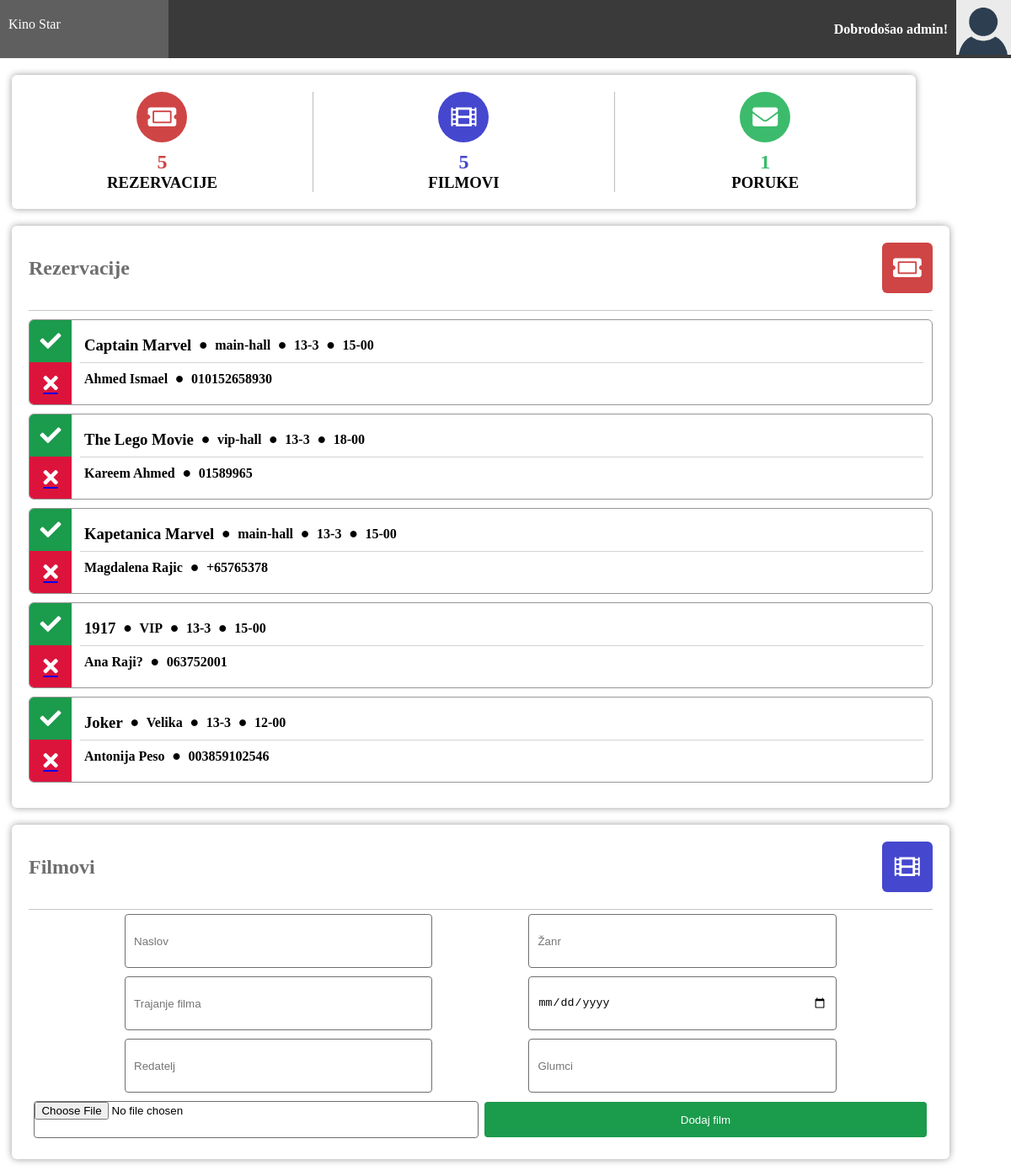
/admin/admin.php, run on the app's committed database.
### tables this page shows
CREATE TABLE `bookingtable` (
  `bookingID` int(11) NOT NULL,
  `movieName` varchar(100) DEFAULT NULL,
  `bookingTheatre` varchar(100) NOT NULL,
  `bookingType` varchar(100) DEFAULT NULL,
  `bookingDate` varchar(50) NOT NULL,
  `bookingTime` varchar(50) NOT NULL,
  `bookingFName` varchar(100) NOT NULL,
  `bookingLName` varchar(100) DEFAULT NULL,
  `bookingPNumber` varchar(12) NOT NULL
);

### admin/admin.php (the view, shortened to what this page needs)
<!DOCTYPE html>
<html lang="en">
<head>
    <link rel="stylesheet" href="../style/styles.css">
    <link rel="stylesheet" href="https://use.fontawesome.com/releases/v5.7.2/css/all.css"
>
</head>
<body>
    <?php
    $link = mysqli_connect("localhost:3306", "fpmoz102019", "csdigital2019", "fpmoz102019");
    $sql = "SELECT * FROM bookingtable";
    $bookingsNo=mysqli_num_rows(mysqli_query($link, $sql));
    $messagesNo=mysqli_num_rows(mysqli_query($link, "SELECT * FROM feedbacktable"));
    $moviesNo=mysqli_num_rows(mysqli_query($link, "SELECT * FROM movietable"));
    ?>
    <div class="admin-section-header">
        <div class="admin-logo">
            Kino Star
        </div>
        <div class="admin-login-info">
            <h4>Dobrodošao admin!<h4>
            <img class="admin-user-avatar" src="../img/avatar.png" alt="">
        </div>
    </div>
    <div class="admin-container">
        <div class="admin-section admin-section1">
            <div class="admin-section-column">
                <div class="admin-section-panel admin-section-stats">
                    <div class="admin-section-stats-panel">
                        <i class="fas fa-ticket-alt" style="background-color: #cf4545"></i>
                        <h2 style="color: #cf4545"><?php echo $bookingsNo ?></h2>
                        <h3>REZERVACIJE</h3>
                    </div>
                    <div class="admin-section-stats-panel">
                        <i class="fas fa-film" style="background-color: #4547cf"></i>
                        <h2 style="color: #4547cf"><?php echo $moviesNo ?></h2>
                        <h3>FILMOVI</h3>
                    </div>
                    <div class="admin-section-stats-panel" style="border: none">
                        <i class="fas fa-envelope" style="background-color: #3cbb6c"></i>
                        <h2 style="color: #3cbb6c"><?php echo $messagesNo ?></h2>
                        <h3>PORUKE</h3>
                    </div>
                </div>
                <div class="admin-section-panel admin-section-panel1">
                    <div class="admin-panel-section-header">
                        <h2>Rezervacije</h2>
                        <i class="fas fa-ticket-alt" style="background-color: #cf4545"></i>
                    </div>
                    <div class="admin-panel-section-content">
                        <?php
                        if($result = mysqli_query($link, $sql)){
                            if(mysqli_num_rows($result) > 0){
                                while($row = mysqli_fetch_array($result)){
                                    echo "<div class=\"admin-panel-section-booking-item\">\n";
                                    echo "                            <div class=\"admin-panel-section-booking-response\">\n";
                                    echo "                                <i class=\"fas fa-check accept-booking\" title=\"Verify booking\"></i>\n";
                                    echo "                                <a href='deleteBooking.php?id=".$row['bookingID']."'><i class=\"fas fa-times decline-booking\" title=\"Reject booking\"></i></a>\n";
                                    echo "                            </div>\n";
                                    echo "                            <div class=\"admin-panel-section-booking-info\">\n";
                                    echo "                                <div>\n";
                                    echo "                                    <h3>". $row['movieName'] ."</h3>\n";
                                    echo "                                    <i class=\"fas fa-circle \"></i>\n";
                                    echo "                                    <h4>". $row['bookingTheatre'] ."</h4>\n";
                                    echo "                                    <i class=\"fas fa-circle \"></i>\n";
                                    echo "                                    <h4>". $row['bookingDate'] ."</h4>\n";
                                    echo "                                    <i class=\"fas fa-circle \"></i>\n";
                                    echo "                                    <h4>". $row['bookingTime'] ."</h4>\n";
                                    echo "                                </div>\n";
                                    echo "                                <div>\n";
                                    echo "                                    <h4>". $row['bookingFName'] ." ". $row['bookingLName'] ."</h4>\n";
                                    echo "                                    <i class=\"fas fa-circle\"></i>\n";
                                    echo "                                    <h4>". $row['bookingPNumber'] ."</h4>\n";
                                    echo "                                </div>\n";
                                    echo "                            </div>\n";
                                    echo "                        </div>";
                                }
                            } else{
                                echo '<h4 class="no-annot">No Bookings right now</h4>';
                            }
                        } else{
                            echo "ERROR: Could not able to execute $sql. " . mysqli_error($link);
                        }
                        ?>
                    </div>
                </div>
                <div class="admin-section-panel admin-section-panel2">
                    <div class="admin-panel-section-header">
                        <h2>Filmovi</h2>
                        <i class="fas fa-film" style="background-color: #4547cf"></i>
                    </div>
                    <form action="" method="POST">
                        <input placeholder="Naslov" type="text" name="movieTitle" required>
                        <input placeholder="Žanr" type="text" name="movieGenre" required>
                        <input placeholder="Trajanje filma" type="number" name="movieDuration" required>
                        <input placeholder="Datum izlaska" type="date" name="movieRelDate" required>
                        <input placeholder="Redatelj" type="text" name="movieDirector" required>
                        <input placeholder="Glumci" type="text" name="movieActors" required>
                        <input type="file" name="movieImg" accept="image/*">
                        <button type="submit" value="submit" name="submit" class="form-btn">Dodaj film</button>
                    </form>
                </div>
            </div>
        </div>
    </div>
</body>
</html>

### style/styles.css (style rules this page uses)
* { margin: 0; padding: 0; }
.admin-section-header { color: #FFF; width: 100%; background-color: #3a3a3a; display: grid; grid-template-columns: 1fr 5fr; }
.admin-user-avatar { width: 65px; }
.admin-login-info { display: flex; align-items: center; justify-content: flex-end; }
.admin-login-info img { margin-left: 10px; }
.admin-logo { padding: 20px 10px; background-color: #5f5f5f; }
.admin-container { display: flex; grid-template-columns: 1fr 5fr; }
.admin-section1 { display: flex; flex-wrap: wrap; padding: 0 4px; width: 100%; }
.admin-section-column { flex: 90%; max-width: 90%; padding: 0 10px; }
.admin-section-panel { width: 100%; vertical-align: middle; background-color: #FFF; -webkit-border-radius: 6px; -moz-border-radius: 6px; border-radius: 6px; -webkit-box-shadow: 0px 0px 9px 0px rgba(0, 0, 0, 0.40); -moz-box-shadow: 0px 0px 9px 0px rgba(0, 0, 0, 0.40); box-shadow: 0px 0px 9px 0px rgba(0, 0, 0, 0.40); padding: 20px; margin: 20px 0; }
.admin-panel-section-header { display: flex; align-items: center; justify-content: flex-start; padding-bottom: 20px; border-bottom: #c7c7c7 1px solid; }
.admin-panel-section-header>h2 { color: #6e6e6e; }
.admin-panel-section-header>i { text-align: center; font-size: 30px; color: white; height: 60px; width: 60px; border-radius: 10%; line-height: 60px; transition: all 0.5s ease; margin-left: auto; cursor: pointer; }
.admin-section-stats { display: flex; padding: 20px 0; }
.admin-section-stats-panel { flex: 25%; max-width: 40%; text-align: center; border-right: #bdbdbd 1px solid; }
.admin-section-stats-panel>i { font-size: 30px; color: white; height: 60px; width: 60px; border-radius: 50%; line-height: 60px; transition: all 0.5s ease; margin-bottom: 10px; }
.admin-panel-section-booking-item { background-color: none; -webkit-border-radius: 6px; -moz-border-radius: 6px; border-radius: 6px; border: #969696 1px solid; margin: 10px 0; overflow: hidden; display: flex; transition: all 0.6s ease; }
.admin-panel-section-booking-response i { font-size: 25px; height: 50px; width: 50px; color: #FFF; line-height: 50px; text-align: center; display: block; cursor: pointer; }
.admin-panel-section-booking-response .accept-booking { background-color: #1b9b4c; }
.admin-panel-section-booking-response .decline-booking { background-color: #dc143c; }
.admin-panel-section-booking-info { margin: 10px 10px; display: flex; flex: 100%; flex-direction: column; justify-content: center; }
.admin-panel-section-booking-info div:first-child { border-bottom: #d3d3d3 1px solid; }
.admin-panel-section-booking-info>div { height: 100%; display: flex; }
.admin-panel-section-booking-info>div>* { display: inline-block; margin: auto 5px; }
.admin-panel-section-booking-info>div .fa-circle { font-size: 8px; }
.admin-section-panel2 form { display: flex; justify-content: space-evenly; flex-wrap: wrap; align-items: center; }
.admin-section-panel2 form input { border-radius: 4px; border: 1px solid #6e6e6e; padding: 10px; width: 32%; height: 42px; margin: 5px 0; }
.admin-section-panel2 form input[type="file"] { width: 49%; padding: 0; }
.admin-section-panel2 form button { border-radius: 4px; border: none; padding: 10px; width: 49%; text-align: center; background-color: #1b9b4c; color: #FFF; transition: all 0.7s ease; cursor: pointer; height: 42px; }

### data on the page
bookingtable: movieName "Captain Marvel", bookingTheatre "main-hall", bookingDate "13-3", bookingTime "15-00", bookingFName "Ahmed", bookingLName "Ismael", bookingPNumber "010152658930"
bookingtable: movieName "The Lego Movie", bookingTheatre "vip-hall", bookingDate "13-3", bookingTime "18-00", bookingFName "Kareem", bookingLName "Ahmed", bookingPNumber "01589965"
bookingtable: movieName "Kapetanica Marvel", bookingTheatre "main-hall", bookingDate "13-3", bookingTime "15-00", bookingFName "Magdalena", bookingLName "Rajic", bookingPNumber "+65765378"
bookingtable: movieName "1917", bookingTheatre "VIP", bookingDate "13-3", bookingTime "15-00", bookingFName "Ana", bookingLName "Raji?", bookingPNumber "063752001"
bookingtable: movieName "Joker", bookingTheatre "Velika", bookingDate "13-3", bookingTime "12-00", bookingFName "Antonija", bookingLName "Peso", bookingPNumber "003859102546"

### other printed values
$bookingsNo "5"
$moviesNo "5"
$messagesNo "1"
